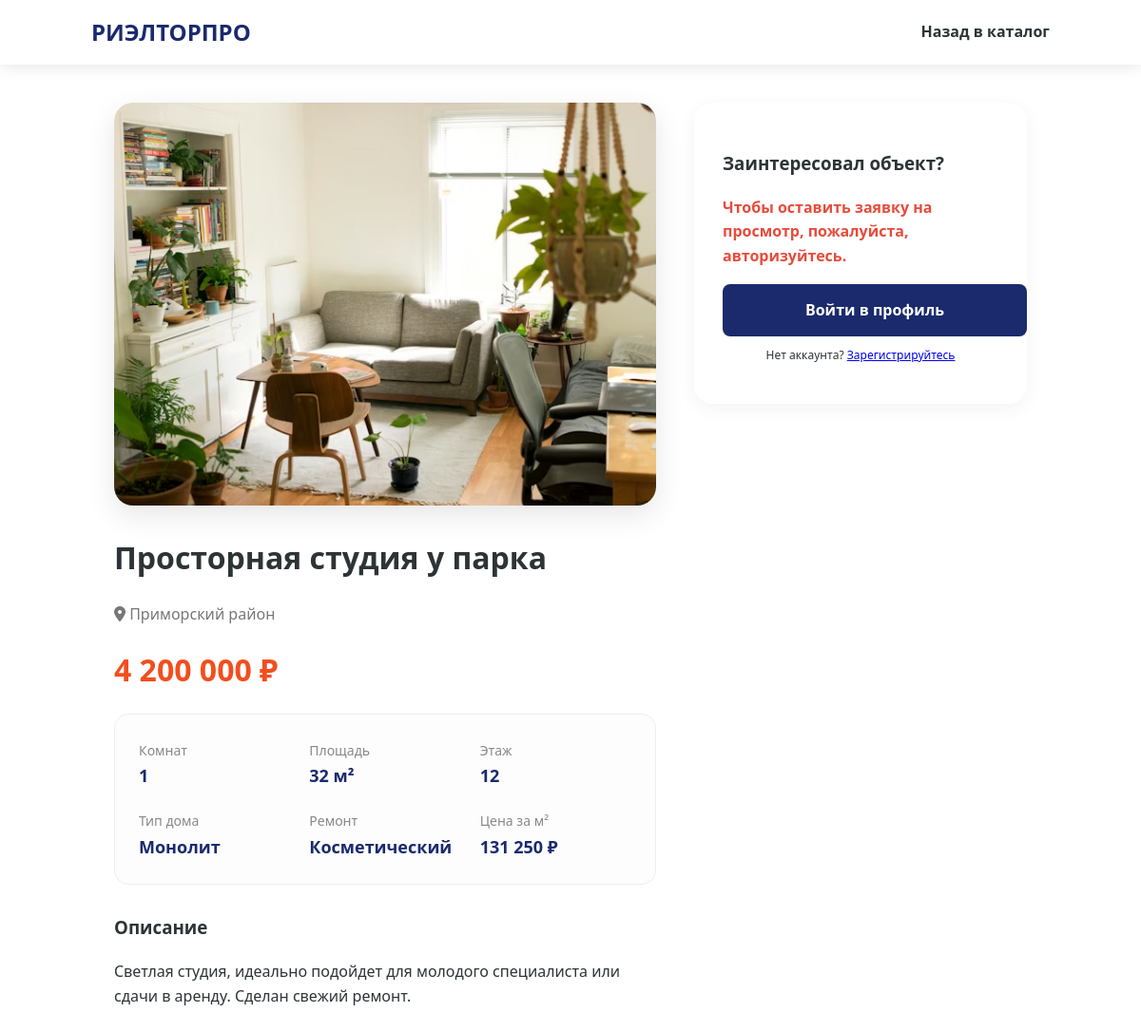
The page /property.php?id=2 on the database its author committed.
### tables this page shows
CREATE TABLE IF NOT EXISTS `properties` (
  `id` int(11) NOT NULL AUTO_INCREMENT,
  `title` varchar(255) NOT NULL,
  `price` int(11) NOT NULL,
  `rooms` int(11) NOT NULL,
  `area` int(11) NOT NULL,
  `district` varchar(100) NOT NULL,
  `house_type` varchar(100) NOT NULL,
  `renovation` varchar(100) NOT NULL,
  `floor` int(11) NOT NULL,
  `image_url` varchar(255) DEFAULT NULL,
  `created_at` timestamp NOT NULL DEFAULT current_timestamp(),
  `description` text DEFAULT NULL,
  PRIMARY KEY (`id`)
);

### property.php (the view, shortened to what this page needs)
<?php
require_once 'db.php';
$id = $_GET['id'] ?? 0;
$stmt = $pdo->prepare("SELECT * FROM properties WHERE id = ?");
$stmt->execute([$id]);
$property = $stmt->fetch();
?>
<!DOCTYPE html>
<html lang="ru">
<head>
    <link rel="stylesheet" href="https://cdnjs.cloudflare.com/ajax/libs/font-awesome/6.0.0/css/all.min.css">
    <link rel="stylesheet" href="style/style.css">
</head>
<body>
<header>
    <a href="index.php" class="logo">РиэлторПро</a>
    <nav>
        <a href="catalog.php">Назад в каталог</a>
    </nav>
</header>
<main class="property-page">
    <div class="content">
        <img src="img/objects/<?php echo $property['image_url']; ?>" class="main-img" alt="Фото">
        <h1><?php echo htmlspecialchars($property['title']); ?></h1>
        <p style="color: #777;"><i class="fas fa-map-marker-alt"></i> <?php echo $property['district']; ?> район</p>
        <div class="price-tag"><?php echo number_format($property['price'], 0, '', ' '); ?> ₽</div>
        <div class="spec-grid">
            <div class="spec-item"><span>Комнат</span><b><?php echo $property['rooms']; ?></b></div>
            <div class="spec-item"><span>Площадь</span><b><?php echo $property['area']; ?> м²</b></div>
            <div class="spec-item"><span>Этаж</span><b><?php echo $property['floor']; ?></b></div>
            <div class="spec-item"><span>Тип дома</span><b><?php echo $property['house_type']; ?></b></div>
            <div class="spec-item"><span>Ремонт</span><b><?php echo $property['renovation']; ?></b></div>
            <div class="spec-item"><span>Цена за м²</span><b><?php echo number_format($property['price']/$property['area'], 0, '', ' '); ?> ₽</b></div>
        </div>
        <div style="margin-top: 30px;">
            <h3>Описание</h3>
            <p><?php echo nl2br(htmlspecialchars($property['description'])); ?></p>
        </div>
    </div>
    <aside>
        <div class="sidebar-card">
            <h3>Заинтересовал объект?</h3>
            <?php if (isset($_SESSION['user_id'])): ?>
                <p>Наш эксперт ответит на все вопросы и организует показ.</p>
                <button onclick="document.getElementById('modal').style.display='flex'" class="btn-submit">Оставить заявку</button>
            <?php else: ?>
                <p style="color: #e74c3c; font-weight: bold;">Чтобы оставить заявку на просмотр, пожалуйста, авторизуйтесь.</p>
                <a href="login.php" class="btn-submit" style="display:block; text-align:center; text-decoration:none;">Войти в профиль</a>
                <p style="font-size:12px; text-align:center; margin-top:10px;">Нет аккаунта? <a href="register.php">Зарегистрируйтесь</a></p>
            <?php endif; ?>
        </div>
    </aside>
</main>
</body>
</html>

### style/style.css (style rules this page uses)
:root { --primary-color: #1a2a6c; --accent-color: #f24e1e; --text-dark: #2d3436; --bg-light: #f8f9fa; --white: #ffffff; --transition: 0.3s ease; }
body { font-family: 'Segoe UI', Roboto, Helvetica, Arial, sans-serif; margin: 0; color: var(--text-dark); line-height: 1.6; scroll-behavior: smooth; }
header { background: var(--white); padding: 15px 8%; display: flex; justify-content: space-between; align-items: center; box-shadow: 0 2px 15px rgba(0,0,0,0.1); position: sticky; top: 0; z-index: 1000; }
.logo { font-size: 24px; font-weight: 800; color: var(--primary-color); text-decoration: none; text-transform: uppercase; }
nav a { margin-left: 25px; text-decoration: none; color: var(--text-dark); font-weight: 600; transition: var(--transition); }
.btn-submit { background: var(--primary-color); color: white; width: 100%; padding: 15px; border: none; border-radius: 8px; cursor: pointer; font-size: 16px; font-weight: bold; }

### property.php (style rules this page uses)
.property-page { padding: 40px 10%; display: grid; grid-template-columns: 1fr 350px; gap: 40px; }
.main-img { width: 100%; border-radius: 20px; box-shadow: 0 10px 30px rgba(0,0,0,0.1); }
.price-tag { font-size: 32px; color: var(--accent-color); font-weight: 800; margin: 20px 0; }
.spec-grid { display: grid; grid-template-columns: repeat(3, 1fr); gap: 20px; background: #fdfdfd; padding: 25px; border-radius: 15px; border: 1px solid #eee; }
.spec-item b { display: block; font-size: 18px; color: var(--primary-color); }
.spec-item span { color: #888; font-size: 14px; }
.sidebar-card { background: white; padding: 30px; border-radius: 20px; box-shadow: 0 5px 20px rgba(0,0,0,0.05); position: sticky; top: 100px; height: fit-content; }

### rows shown on the page
properties: image_url (picture), title "Просторная студия у парка", district "Приморский", price "4 200 000", rooms "1", area "32", floor "12", house_type "Монолит", renovation "Косметический", $property['price']/$property['area'] "131 250", description "Светлая студия, идеально подойдет для молодого специалиста или сдачи в аренду. Сделан свежий ремонт."
